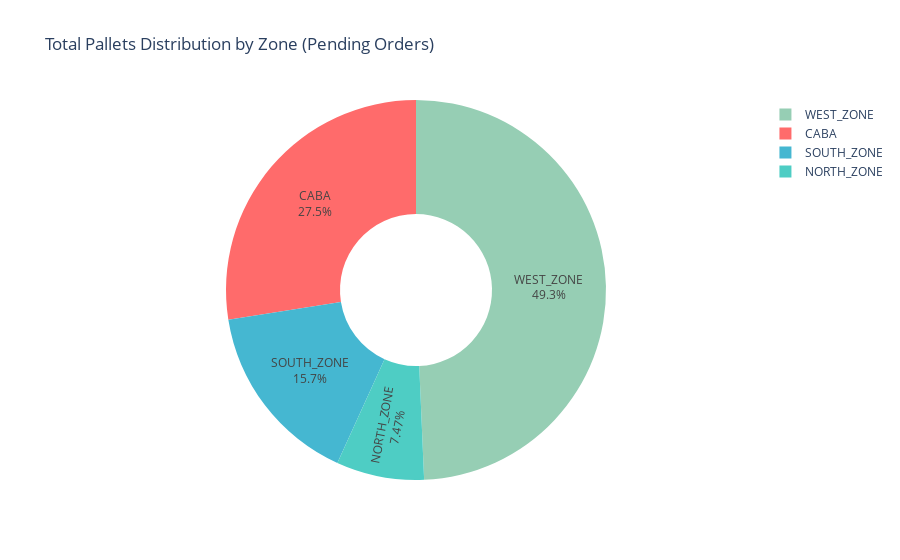

This figure's notebook cell:
### Code cell
# Chart 2: Pallets Distribution by Zone
fig = px.pie(
    orders_by_zone,
    values="total_pallets",
    names="zone",
    color="zone",
    color_discrete_map=zone_color_map,
    title="Total Pallets Distribution by Zone (Pending Orders)",
    hole=0.4
)
fig.update_traces(textposition="inside", textinfo="percent+label")
fig.show()

### Figure 1 — Plotly figure (JSON) as saved in the notebook; plotly's stock layout.template omitted (floating-point values rounded to 4 significant figures)
{"data": [{"customdata": [["CABA"], ["NORTH_ZONE"], ["SOUTH_ZONE"], ["WEST_ZONE"]], "domain": {"x": [0, 1], "y": [0, 1]}, "hole": 0.4, "hovertemplate": "zone=%{customdata[0]}<br>total_pallets=%{value}<extra></extra>", "labels": ["CABA", "NORTH_ZONE", "SOUTH_ZONE", "WEST_ZONE"], "legendgroup": "", "marker": {"colors": ["#FF6B6B", "#4ECDC4", "#45B7D1", "#96CEB4"]}, "name": "", "showlegend": true, "textinfo": "percent+label", "textposition": "inside", "type": "pie", "values": [37.75, 10.26, 21.56, 67.7]}], "layout": {"legend": {"tracegroupgap": 0}, "title": {"text": "Total Pallets Distribution by Zone (Pending Orders)"}}}
